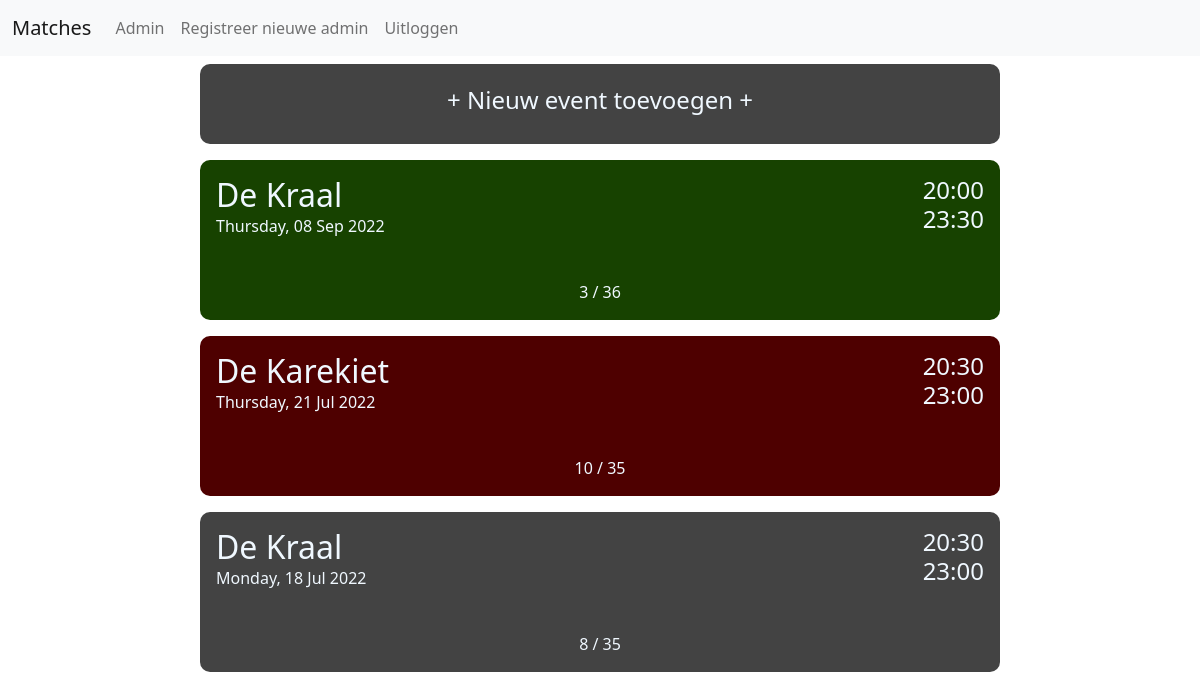
Page /admin (signed in) on the committed database.
### tables this page shows
CREATE TABLE MATCHDAYS ([id] INTEGER PRIMARY KEY,[date] text, [starttime] text, [endtime] text, [location] text, [max] int, [status] text, [price] text, [password] text, [note] text);

### Program.py (the view)
@app.route('/admin', methods=['GET', 'POST'])
@login_required
def admin():
    message = request.args["message"] if "message" in request.args else ""
    if request.method == 'POST':
        matchday = int(request.form.get('dateBtn'))
        return redirect(url_for('adminmatch', matchday = matchday, message = ''))
    match_list = list(Functions.getData("match").values())
    match_list.sort(key=lambda row: (row[0]))
    match_list = [ i + [datetime.datetime(int(i[0][:4]), int(i[0][4:6]), int(i[0][6:]), 0, 0).strftime("%A, %d %b %Y").title()] for i in match_list]
    return render_template('admin.html', list=match_list[::-1], n_list=len(match_list), message=message)

### Program.py (called while the page is built)
def logindata():
    return {value[0]: {'password': value[1]} for key, value in list(Functions.getData("login").items()) if value[2] == 1}

@login_manager.user_loader
def user_loader(uname):
    unames = logindata()
    if uname not in unames:
        return
    user = User()
    user.id = uname
    return user

@app.after_request
def add_header(r):
    r.headers["Cache-Control"] = "no-cache, no-store, must-revalidate"
    r.headers["Pragma"] = "no-cache"
    r.headers["Expires"] = "0"
    r.headers['Cache-Control'] = 'public, max-age=0'
    return r

### templates/admin.html (shortened to what this page needs)
{% extends 'layout.html' %}
{% block body %}
<link rel="stylesheet" href="../static/matches.css">
<div class="container-fluid">
    <div class="one">
        <div class="matches">
            <div id="add" class="card-addevent" name="cardname" onclick="document.getElementById('form2').submit();">
                <div class="participants">
                    <h4>+ Nieuw event toevoegen +</h4>
                </div>
            </div>
        </div>
        {% for i in range(n_list) %}
        <form id="{{list[i][0]}}" method="POST" action="">
            <div class="matches">
                <div id="{{ list[i][0] }}" class={{"card-" + list[i][5]}} name="cardname"
                    onclick="document.getElementById('{{list[i][0]}}').submit();">
                    <div class="header">
                        <div>
                            <h2 class="title">{{ list[i][3] }}</h2>
                            <p class="date">{{ list[i][10] }}</p>
                        </div>
                        <div class="time">
                            <h4 class="stamp">{{ list[i][1] }}</h4>
                            <h4 class="stamp">{{ list[i][2] }}</h4>
                        </div>
                    </div>
                    <div class="participants">
                        <p>{{ list[i][9] }} / {{ list[i][4] }}</p>
                    </div>
                </div>
            </div>
        </form>
        {% endfor %}
    </div>
</div>
{% endblock %}

### static/matches.css (style rules this page uses)
.matches { display: flex; justify-content: center; }
.card-open { background-color: rgb(23, 66, 0); color: aliceblue; height: 10rem; width: 50rem; border-radius: 10px; display: flex; flex-direction: column; justify-content: space-between; margin: 0.5rem 0; transition: 0.3s; }
.card-closed { background-color: rgb(78, 0, 0); color: aliceblue; height: 10rem; width: 50rem; border-radius: 10px; display: flex; flex-direction: column; justify-content: space-between; margin: 0.5rem 0; transition: 0.3s; }
.card-ended { background-color: rgb(67, 67, 67); color: aliceblue; height: 10rem; width: 50rem; border-radius: 10px; display: flex; flex-direction: column; justify-content: space-between; margin: 0.5rem 0; transition: 0.3s; }
.card-addevent { background-color: rgb(67, 67, 67); color: aliceblue; height: 5rem; width: 50rem; border-radius: 10px; display: flex; flex-direction: column; justify-content: center; margin: 0.5rem 0; transition: 0.3s; }
.title { margin: 1rem 1rem 0 1rem; }
.header { display: flex; justify-content: space-between; }
.time { display: flex; flex-direction: column; margin: 1em; }
.stamp { margin: 0; }
.date { margin: 0 0 0 1rem; }
.participants { display: flex; justify-content: center; }

### rows in the picture
MATCHDAYS: location "De Kraal", starttime "20:00", endtime "23:30"
MATCHDAYS: location "De Karekiet", starttime "20:30", endtime "23:00"
MATCHDAYS: location "De Kraal", starttime "20:30", endtime "23:00"

### other values in the picture
{{ list[i][10] }} "Thursday, 08 Sep 2022" "Thursday, 21 Jul 2022" "Monday, 18 Jul 2022"
{{ list[i][9] }} "3" "10" "8"
{{ list[i][4] }} "36" "35" "35"
